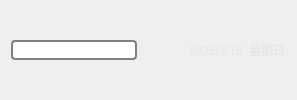
     <widget class="QWidget" name="widgetTopTop" native="true">
      <property name="styleSheet">
       <string notr="true">color: rgb(230, 230, 230);</string>
      </property>
      <layout class="QHBoxLayout" name="horizontalLayout_2">
       <item>
        <widget class="QLineEdit" name="lineEditSearchContent">
         <property name="maximumSize">
          <size>
           <width>180</width>
           <height>16777215</height>
          </size>
         </property>
         <property name="styleSheet">
          <string notr="true"> QLineEdit {
	color: rgb(0, 0, 0);
     border: 2px solid gray;
     border-radius: 4px;
     padding: 0 8px;
     background: white;
     selection-background-color: darkgray;
 }
</string>
         </property>
         <property name="text">
          <string/>
         </property>
        </widget>
       </item>
       <item>
        <widget class="QPushButton" name="pushButtonSearch">
         <property name="minimumSize">
          <size>
           <width>20</width>
           <height>20</height>
          </size>
         </property>
         <property name="maximumSize">
          <size>
           <width>20</width>
           <height>20</height>
          </size>
         </property>
         <property name="styleSheet">
          <string notr="true">border-radius: 10px</string>
         </property>
         <property name="text">
          <string/>
         </property>
         <property name="icon">
          <iconset resource="../resource/resource.qrc">
           <normaloff>:/weather/搜索.svg</normaloff>:/weather/搜索.svg</iconset>
         </property>
         <property name="iconSize">
          <size>
           <width>20</width>
           <height>20</height>
          </size>
         </property>
        </widget>
       </item>
       <item>
        <spacer name="horizontalSpacerSearachToDate">
         <property name="orientation">
          <enum>Qt::Orientation::Horizontal</enum>
         </property>
         <property name="sizeHint" stdset="0">
          <size>
           <width>20</width>
           <height>20</height>
          </size>
         </property>
        </spacer>
       </item>
       <item>
        <widget class="QLabel" name="labelDate">
         <property name="text">
          <string>2025/3/16  星期日</string>
         </property>
        </widget>
       </item>
      </layout>
     </widget>
